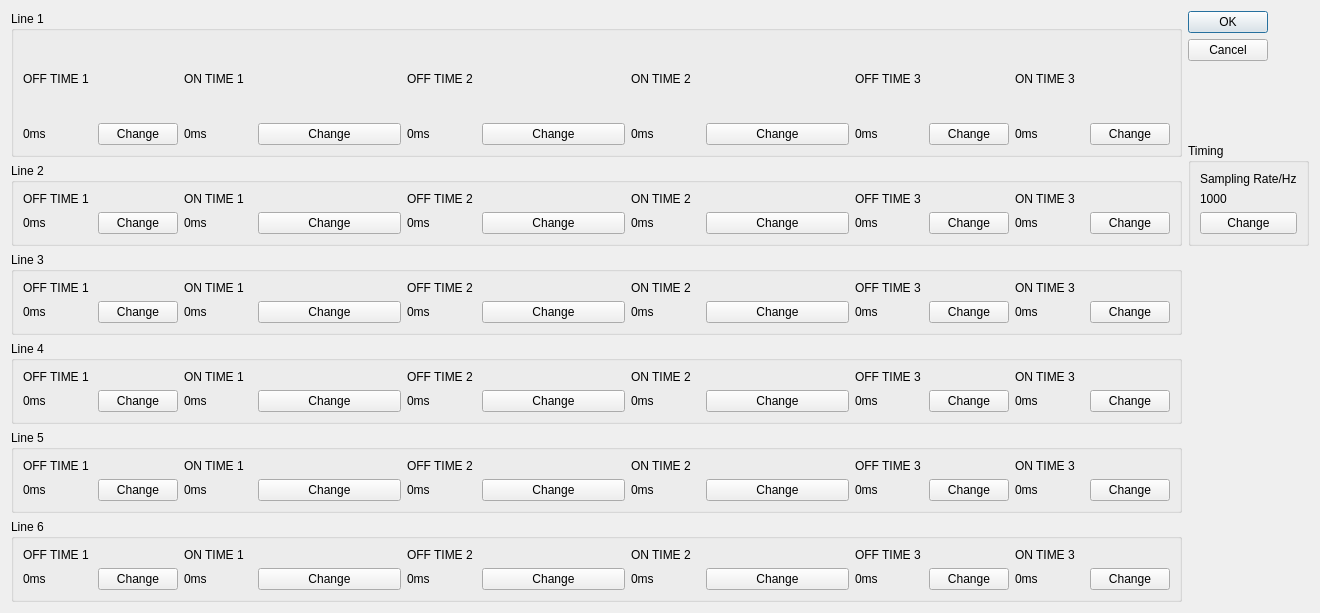
<?xml version="1.0" encoding="UTF-8"?>
<ui version="4.0">
 <class>EditDigitalWaveformDialog</class>
 <widget class="QDialog" name="EditDigitalWaveformDialog">
  <property name="geometry">
   <rect>
    <x>0</x>
    <y>0</y>
    <width>1320</width>
    <height>613</height>
   </rect>
  </property>
  <property name="windowTitle">
   <string>Dialog</string>
  </property>
  <layout class="QGridLayout" name="gridLayout_7">
   <item row="0" column="0" rowspan="2">
    <widget class="QGroupBox" name="groupBox">
     <property name="title">
      <string>Line 1</string>
     </property>
     <layout class="QGridLayout" name="gridLayout">
      <item row="2" column="0">
       <widget class="QLabel" name="line_1_off_1">
        <property name="text">
         <string>0ms</string>
        </property>
       </widget>
      </item>
      <item row="2" column="5">
       <widget class="QLabel" name="line_1_off_2">
        <property name="text">
         <string>0ms</string>
        </property>
       </widget>
      </item>
      <item row="2" column="3" colspan="2">
       <widget class="QPushButton" name="change_1_on_1">
        <property name="text">
         <string>Change</string>
        </property>
       </widget>
      </item>
      <item row="2" column="1">
       <widget class="QPushButton" name="change_1_off_1">
        <property name="text">
         <string>Change</string>
        </property>
       </widget>
      </item>
      <item row="2" column="2">
       <widget class="QLabel" name="line_1_on_1">
        <property name="text">
         <string>0ms</string>
        </property>
       </widget>
      </item>
      <item row="2" column="13">
       <widget class="QLabel" name="line_1_on_3">
        <property name="text">
         <string>0ms</string>
        </property>
       </widget>
      </item>
      <item row="2" column="8">
       <widget class="QLabel" name="line_1_on_2">
        <property name="text">
         <string>0ms</string>
        </property>
       </widget>
      </item>
      <item row="2" column="14">
       <widget class="QPushButton" name="change_1_on_3">
        <property name="text">
         <string>Change</string>
        </property>
       </widget>
      </item>
      <item row="2" column="6" colspan="2">
       <widget class="QPushButton" name="change_1_off_2">
        <property name="text">
         <string>Change</string>
        </property>
       </widget>
      </item>
      <item row="2" column="9" colspan="2">
       <widget class="QPushButton" name="change_1_on_2">
        <property name="text">
         <string>Change</string>
        </property>
       </widget>
      </item>
      <item row="2" column="12">
       <widget class="QPushButton" name="change_1_off_3">
        <property name="text">
         <string>Change</string>
        </property>
       </widget>
      </item>
      <item row="2" column="11">
       <widget class="QLabel" name="label_11">
        <property name="text">
         <string>0ms</string>
        </property>
       </widget>
      </item>
      <item row="1" column="2">
       <widget class="QLabel" name="label_2">
        <property name="text">
         <string>ON TIME 1</string>
        </property>
       </widget>
      </item>
      <item row="1" column="0">
       <widget class="QLabel" name="label">
        <property name="text">
         <string>OFF TIME 1</string>
        </property>
       </widget>
      </item>
      <item row="1" column="5">
       <widget class="QLabel" name="label_6">
        <property name="text">
         <string>OFF TIME 2</string>
        </property>
       </widget>
      </item>
      <item row="1" column="8">
       <widget class="QLabel" name="label_4">
        <property name="text">
         <string>ON TIME 2</string>
        </property>
       </widget>
      </item>
      <item row="1" column="11">
       <widget class="QLabel" name="label_5">
        <property name="text">
         <string>OFF TIME 3</string>
        </property>
       </widget>
      </item>
      <item row="1" column="13">
       <widget class="QLabel" name="label_3">
        <property name="text">
         <string>ON TIME 3</string>
        </property>
       </widget>
      </item>
     </layout>
    </widget>
   </item>
   <item row="0" column="1">
    <widget class="QDialogButtonBox" name="buttonBox">
     <property name="orientation">
      <enum>Qt::Vertical</enum>
     </property>
     <property name="standardButtons">
      <set>QDialogButtonBox::Cancel|QDialogButtonBox::Ok</set>
     </property>
    </widget>
   </item>
   <item row="1" column="1" rowspan="2">
    <widget class="QGroupBox" name="groupBox_7">
     <property name="title">
      <string>Timing</string>
     </property>
     <layout class="QVBoxLayout" name="verticalLayout">
      <item>
       <widget class="QLabel" name="label_73">
        <property name="text">
         <string>Sampling Rate/Hz</string>
        </property>
       </widget>
      </item>
      <item>
       <widget class="QLabel" name="sampleing_rate">
        <property name="text">
         <string>1000</string>
        </property>
       </widget>
      </item>
      <item>
       <widget class="QPushButton" name="change_sampling_rate">
        <property name="text">
         <string>Change</string>
        </property>
       </widget>
      </item>
     </layout>
    </widget>
   </item>
   <item row="2" column="0">
    <widget class="QGroupBox" name="groupBox_2">
     <property name="title">
      <string>Line 2</string>
     </property>
     <layout class="QGridLayout" name="gridLayout_2">
      <item row="2" column="0">
       <widget class="QLabel" name="line_2_off_1">
        <property name="text">
         <string>0ms</string>
        </property>
       </widget>
      </item>
      <item row="2" column="5">
       <widget class="QLabel" name="line_2_off_2">
        <property name="text">
         <string>0ms</string>
        </property>
       </widget>
      </item>
      <item row="2" column="3" colspan="2">
       <widget class="QPushButton" name="change_2_on_1">
        <property name="text">
         <string>Change</string>
        </property>
       </widget>
      </item>
      <item row="2" column="1">
       <widget class="QPushButton" name="change_2_off_1">
        <property name="text">
         <string>Change</string>
        </property>
       </widget>
      </item>
      <item row="2" column="2">
       <widget class="QLabel" name="line_2_on_1">
        <property name="text">
         <string>0ms</string>
        </property>
       </widget>
      </item>
      <item row="2" column="13">
       <widget class="QLabel" name="line_2_on_3">
        <property name="text">
         <string>0ms</string>
        </property>
       </widget>
      </item>
      <item row="2" column="8">
       <widget class="QLabel" name="line_2_on_2">
        <property name="text">
         <string>0ms</string>
        </property>
       </widget>
      </item>
      <item row="2" column="14">
       <widget class="QPushButton" name="change_2_on_3">
        <property name="text">
         <string>Change</string>
        </property>
       </widget>
      </item>
      <item row="2" column="6" colspan="2">
       <widget class="QPushButton" name="change_2_off_2">
        <property name="text">
         <string>Change</string>
        </property>
       </widget>
      </item>
      <item row="2" column="9" colspan="2">
       <widget class="QPushButton" name="change_2_on_2">
        <property name="text">
         <string>Change</string>
        </property>
       </widget>
      </item>
      <item row="2" column="12">
       <widget class="QPushButton" name="change_2_off_3">
        <property name="text">
         <string>Change</string>
        </property>
       </widget>
      </item>
      <item row="2" column="11">
       <widget class="QLabel" name="line_2_off_3">
        <property name="text">
         <string>0ms</string>
        </property>
       </widget>
      </item>
      <item row="1" column="2">
       <widget class="QLabel" name="label_19">
        <property name="text">
         <string>ON TIME 1</string>
        </property>
       </widget>
      </item>
      <item row="1" column="0">
       <widget class="QLabel" name="label_20">
        <property name="text">
         <string>OFF TIME 1</string>
        </property>
       </widget>
      </item>
      <item row="1" column="5">
       <widget class="QLabel" name="label_21">
        <property name="text">
         <string>OFF TIME 2</string>
        </property>
       </widget>
      </item>
      <item row="1" column="8">
       <widget class="QLabel" name="label_22">
        <property name="text">
         <string>ON TIME 2</string>
        </property>
       </widget>
      </item>
      <item row="1" column="11">
       <widget class="QLabel" name="label_23">
        <property name="text">
         <string>OFF TIME 3</string>
        </property>
       </widget>
      </item>
      <item row="1" column="13">
       <widget class="QLabel" name="label_24">
        <property name="text">
         <string>ON TIME 3</string>
        </property>
       </widget>
      </item>
     </layout>
    </widget>
   </item>
   <item row="3" column="0">
    <widget class="QGroupBox" name="groupBox_3">
     <property name="title">
      <string>Line 3</string>
     </property>
     <layout class="QGridLayout" name="gridLayout_3">
      <item row="2" column="0">
       <widget class="QLabel" name="line_3_off_1">
        <property name="text">
         <string>0ms</string>
        </property>
       </widget>
      </item>
      <item row="2" column="5">
       <widget class="QLabel" name="line_3_off_2">
        <property name="text">
         <string>0ms</string>
        </property>
       </widget>
      </item>
      <item row="2" column="3" colspan="2">
       <widget class="QPushButton" name="change_3_on_1">
        <property name="text">
         <string>Change</string>
        </property>
       </widget>
      </item>
      <item row="2" column="1">
       <widget class="QPushButton" name="change_3_off_1">
        <property name="text">
         <string>Change</string>
        </property>
       </widget>
      </item>
      <item row="2" column="2">
       <widget class="QLabel" name="line_3_on_1">
        <property name="text">
         <string>0ms</string>
        </property>
       </widget>
      </item>
      <item row="2" column="13">
       <widget class="QLabel" name="line_3_on_3">
        <property name="text">
         <string>0ms</string>
        </property>
       </widget>
      </item>
      <item row="2" column="8">
       <widget class="QLabel" name="line_3_on_2">
        <property name="text">
         <string>0ms</string>
        </property>
       </widget>
      </item>
      <item row="2" column="14">
       <widget class="QPushButton" name="change_3_on_3">
        <property name="text">
         <string>Change</string>
        </property>
       </widget>
      </item>
      <item row="2" column="6" colspan="2">
       <widget class="QPushButton" name="change_3_off_2">
        <property name="text">
         <string>Change</string>
        </property>
       </widget>
      </item>
      <item row="2" column="9" colspan="2">
       <widget class="QPushButton" name="change_3_on_2">
        <property name="text">
         <string>Change</string>
        </property>
       </widget>
      </item>
      <item row="2" column="12">
       <widget class="QPushButton" name="change_3_off_3">
        <property name="text">
         <string>Change</string>
        </property>
       </widget>
      </item>
      <item row="2" column="11">
       <widget class="QLabel" name="line_3_off_3">
        <property name="text">
         <string>0ms</string>
        </property>
       </widget>
      </item>
      <item row="1" column="2">
       <widget class="QLabel" name="label_31">
        <property name="text">
         <string>ON TIME 1</string>
        </property>
       </widget>
      </item>
      <item row="1" column="0">
       <widget class="QLabel" name="label_32">
        <property name="text">
         <string>OFF TIME 1</string>
        </property>
       </widget>
      </item>
      <item row="1" column="5">
       <widget class="QLabel" name="label_33">
        <property name="text">
         <string>OFF TIME 2</string>
        </property>
       </widget>
      </item>
      <item row="1" column="8">
       <widget class="QLabel" name="label_34">
        <property name="text">
         <string>ON TIME 2</string>
        </property>
       </widget>
      </item>
      <item row="1" column="11">
       <widget class="QLabel" name="label_35">
        <property name="text">
         <string>OFF TIME 3</string>
        </property>
       </widget>
      </item>
      <item row="1" column="13">
       <widget class="QLabel" name="label_36">
        <property name="text">
         <string>ON TIME 3</string>
        </property>
       </widget>
      </item>
     </layout>
    </widget>
   </item>
   <item row="4" column="0">
    <widget class="QGroupBox" name="groupBox_4">
     <property name="title">
      <string>Line 4</string>
     </property>
     <layout class="QGridLayout" name="gridLayout_4">
      <item row="2" column="0">
       <widget class="QLabel" name="line_4_off_1">
        <property name="text">
         <string>0ms</string>
        </property>
       </widget>
      </item>
      <item row="2" column="5">
       <widget class="QLabel" name="line_4_off_2">
        <property name="text">
         <string>0ms</string>
        </property>
       </widget>
      </item>
      <item row="2" column="3" colspan="2">
       <widget class="QPushButton" name="change_4_on_1">
        <property name="text">
         <string>Change</string>
        </property>
       </widget>
      </item>
      <item row="2" column="1">
       <widget class="QPushButton" name="change_4_off_1">
        <property name="text">
         <string>Change</string>
        </property>
       </widget>
      </item>
      <item row="2" column="2">
       <widget class="QLabel" name="line_4_on_1">
        <property name="text">
         <string>0ms</string>
        </property>
       </widget>
      </item>
      <item row="2" column="13">
       <widget class="QLabel" name="line_4_on_3">
        <property name="text">
         <string>0ms</string>
        </property>
       </widget>
      </item>
      <item row="2" column="8">
       <widget class="QLabel" name="line_4_on_2">
        <property name="text">
         <string>0ms</string>
        </property>
       </widget>
      </item>
      <item row="2" column="14">
       <widget class="QPushButton" name="change_3_on_5">
        <property name="text">
         <string>Change</string>
        </property>
       </widget>
      </item>
      <item row="2" column="6" colspan="2">
       <widget class="QPushButton" name="change_4_off_2">
        <property name="text">
         <string>Change</string>
        </property>
       </widget>
      </item>
      <item row="2" column="9" colspan="2">
       <widget class="QPushButton" name="change_3_on_4">
        <property name="text">
         <string>Change</string>
        </property>
       </widget>
      </item>
      <item row="2" column="12">
       <widget class="QPushButton" name="change_4_off_3">
        <property name="text">
         <string>Change</string>
        </property>
       </widget>
      </item>
      <item row="2" column="11">
       <widget class="QLabel" name="line_4_off_3">
        <property name="text">
         <string>0ms</string>
        </property>
       </widget>
      </item>
      <item row="1" column="2">
       <widget class="QLabel" name="label_43">
        <property name="text">
         <string>ON TIME 1</string>
        </property>
       </widget>
      </item>
      <item row="1" column="0">
       <widget class="QLabel" name="label_44">
        <property name="text">
         <string>OFF TIME 1</string>
        </property>
       </widget>
      </item>
      <item row="1" column="5">
       <widget class="QLabel" name="label_45">
        <property name="text">
         <string>OFF TIME 2</string>
        </property>
       </widget>
      </item>
      <item row="1" column="8">
       <widget class="QLabel" name="label_46">
        <property name="text">
         <string>ON TIME 2</string>
        </property>
       </widget>
      </item>
      <item row="1" column="11">
       <widget class="QLabel" name="label_47">
        <property name="text">
         <string>OFF TIME 3</string>
        </property>
       </widget>
      </item>
      <item row="1" column="13">
       <widget class="QLabel" name="label_48">
        <property name="text">
         <string>ON TIME 3</string>
        </property>
       </widget>
      </item>
     </layout>
    </widget>
   </item>
   <item row="5" column="0">
    <widget class="QGroupBox" name="groupBox_5">
     <property name="title">
      <string>Line 5</string>
     </property>
     <layout class="QGridLayout" name="gridLayout_5">
      <item row="2" column="0">
       <widget class="QLabel" name="line_5_off_1">
        <property name="text">
         <string>0ms</string>
        </property>
       </widget>
      </item>
      <item row="2" column="5">
       <widget class="QLabel" name="line_5_off_2">
        <property name="text">
         <string>0ms</string>
        </property>
       </widget>
      </item>
      <item row="2" column="3" colspan="2">
       <widget class="QPushButton" name="change_5_on_1">
        <property name="text">
         <string>Change</string>
        </property>
       </widget>
      </item>
      <item row="2" column="1">
       <widget class="QPushButton" name="change_5_off_1">
        <property name="text">
         <string>Change</string>
        </property>
       </widget>
      </item>
      <item row="2" column="2">
       <widget class="QLabel" name="line_5_on_1">
        <property name="text">
         <string>0ms</string>
        </property>
       </widget>
      </item>
      <item row="2" column="13">
       <widget class="QLabel" name="line_5_on_3">
        <property name="text">
         <string>0ms</string>
        </property>
       </widget>
      </item>
      <item row="2" column="8">
       <widget class="QLabel" name="line_5_on_2">
        <property name="text">
         <string>0ms</string>
        </property>
       </widget>
      </item>
      <item row="2" column="14">
       <widget class="QPushButton" name="change_5_on_3">
        <property name="text">
         <string>Change</string>
        </property>
       </widget>
      </item>
      <item row="2" column="6" colspan="2">
       <widget class="QPushButton" name="change_5_off_2">
        <property name="text">
         <string>Change</string>
        </property>
       </widget>
      </item>
      <item row="2" column="9" colspan="2">
       <widget class="QPushButton" name="change_5_on_2">
        <property name="text">
         <string>Change</string>
        </property>
       </widget>
      </item>
      <item row="2" column="12">
       <widget class="QPushButton" name="change_5_off_3">
        <property name="text">
         <string>Change</string>
        </property>
       </widget>
      </item>
      <item row="2" column="11">
       <widget class="QLabel" name="line_5_off_3">
        <property name="text">
         <string>0ms</string>
        </property>
       </widget>
      </item>
      <item row="1" column="2">
       <widget class="QLabel" name="label_55">
        <property name="text">
         <string>ON TIME 1</string>
        </property>
       </widget>
      </item>
      <item row="1" column="0">
       <widget class="QLabel" name="label_56">
        <property name="text">
         <string>OFF TIME 1</string>
        </property>
       </widget>
      </item>
      <item row="1" column="5">
       <widget class="QLabel" name="label_57">
        <property name="text">
         <string>OFF TIME 2</string>
        </property>
       </widget>
      </item>
      <item row="1" column="8">
       <widget class="QLabel" name="label_58">
        <property name="text">
         <string>ON TIME 2</string>
        </property>
       </widget>
      </item>
      <item row="1" column="11">
       <widget class="QLabel" name="label_59">
        <property name="text">
         <string>OFF TIME 3</string>
        </property>
       </widget>
      </item>
      <item row="1" column="13">
       <widget class="QLabel" name="label_60">
        <property name="text">
         <string>ON TIME 3</string>
        </property>
       </widget>
      </item>
     </layout>
    </widget>
   </item>
   <item row="6" column="0">
    <widget class="QGroupBox" name="groupBox_6">
     <property name="title">
      <string>Line 6</string>
     </property>
     <layout class="QGridLayout" name="gridLayout_6">
      <item row="2" column="0">
       <widget class="QLabel" name="line_6_off_1">
        <property name="text">
         <string>0ms</string>
        </property>
       </widget>
      </item>
      <item row="2" column="5">
       <widget class="QLabel" name="line_6_off_2">
        <property name="text">
         <string>0ms</string>
        </property>
       </widget>
      </item>
      <item row="2" column="3" colspan="2">
       <widget class="QPushButton" name="change_6_on_1">
        <property name="text">
         <string>Change</string>
        </property>
       </widget>
      </item>
      <item row="2" column="1">
       <widget class="QPushButton" name="change_6_off_1">
        <property name="text">
         <string>Change</string>
        </property>
       </widget>
      </item>
      <item row="2" column="2">
       <widget class="QLabel" name="line_6_on_1">
        <property name="text">
         <string>0ms</string>
        </property>
       </widget>
      </item>
      <item row="2" column="13">
       <widget class="QLabel" name="line_6_on_3">
        <property name="text">
         <string>0ms</string>
        </property>
       </widget>
      </item>
      <item row="2" column="8">
       <widget class="QLabel" name="line_6_on_2">
        <property name="text">
         <string>0ms</string>
        </property>
       </widget>
      </item>
      <item row="2" column="14">
       <widget class="QPushButton" name="change_6_on_3">
        <property name="text">
         <string>Change</string>
        </property>
       </widget>
      </item>
      <item row="2" column="6" colspan="2">
       <widget class="QPushButton" name="change_6_off_2">
        <property name="text">
         <string>Change</string>
        </property>
       </widget>
      </item>
      <item row="2" column="9" colspan="2">
       <widget class="QPushButton" name="change_6_on_2">
        <property name="text">
         <string>Change</string>
        </property>
       </widget>
      </item>
      <item row="2" column="12">
       <widget class="QPushButton" name="change_6_off_3">
        <property name="text">
         <string>Change</string>
        </property>
       </widget>
      </item>
      <item row="2" column="11">
       <widget class="QLabel" name="line_6_off_3">
        <property name="text">
         <string>0ms</string>
        </property>
       </widget>
      </item>
      <item row="1" column="2">
       <widget class="QLabel" name="label_67">
        <property name="text">
         <string>ON TIME 1</string>
        </property>
       </widget>
      </item>
      <item row="1" column="0">
       <widget class="QLabel" name="label_68">
        <property name="text">
         <string>OFF TIME 1</string>
        </property>
       </widget>
      </item>
      <item row="1" column="5">
       <widget class="QLabel" name="label_69">
        <property name="text">
         <string>OFF TIME 2</string>
        </property>
       </widget>
      </item>
      <item row="1" column="8">
       <widget class="QLabel" name="label_70">
        <property name="text">
         <string>ON TIME 2</string>
        </property>
       </widget>
      </item>
      <item row="1" column="11">
       <widget class="QLabel" name="label_71">
        <property name="text">
         <string>OFF TIME 3</string>
        </property>
       </widget>
      </item>
      <item row="1" column="13">
       <widget class="QLabel" name="label_72">
        <property name="text">
         <string>ON TIME 3</string>
        </property>
       </widget>
      </item>
     </layout>
    </widget>
   </item>
  </layout>
 </widget>
 <resources/>
 <connections>
  <connection>
   <sender>buttonBox</sender>
   <signal>accepted()</signal>
   <receiver>EditDigitalWaveformDialog</receiver>
   <slot>accept()</slot>
   <hints>
    <hint type="sourcelabel">
     <x>248</x>
     <y>254</y>
    </hint>
    <hint type="destinationlabel">
     <x>157</x>
     <y>274</y>
    </hint>
   </hints>
  </connection>
  <connection>
   <sender>buttonBox</sender>
   <signal>rejected()</signal>
   <receiver>EditDigitalWaveformDialog</receiver>
   <slot>reject()</slot>
   <hints>
    <hint type="sourcelabel">
     <x>316</x>
     <y>260</y>
    </hint>
    <hint type="destinationlabel">
     <x>286</x>
     <y>274</y>
    </hint>
   </hints>
  </connection>
 </connections>
</ui>
